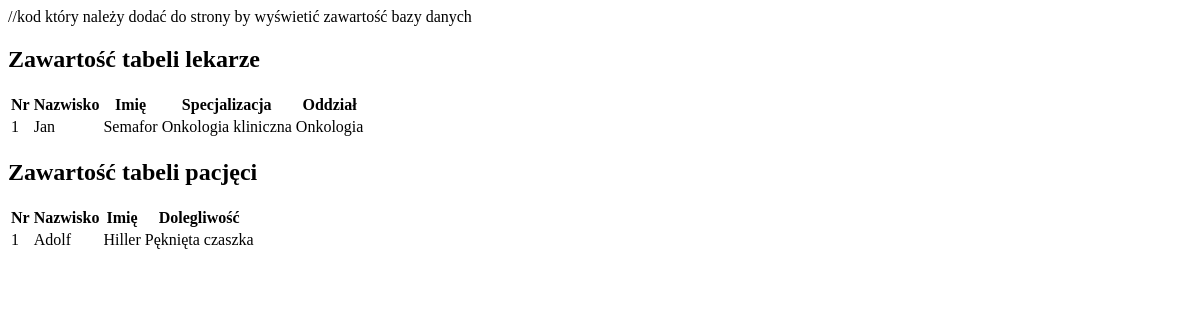
Before: / with the older database file.
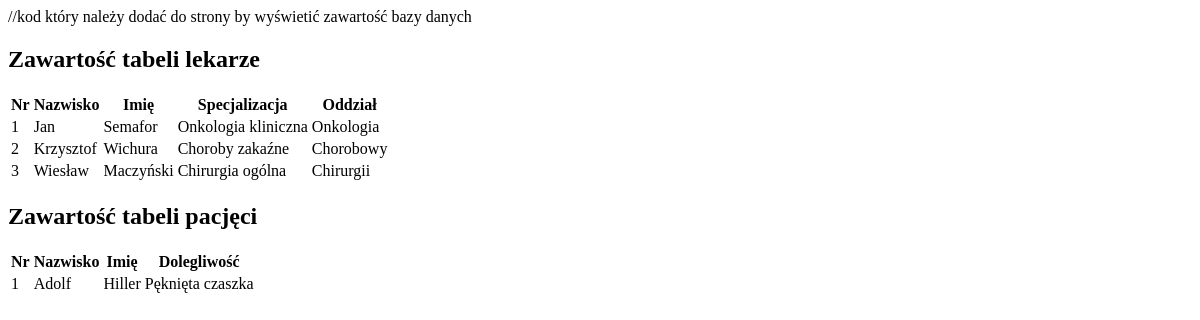
After: the same page with the newer database file.
### tables this page shows
CREATE TABLE `lekarze` (
  `Id_lekarza` int(60) NOT NULL,
  `Imię` varchar(60) NOT NULL,
  `Nazwisko` varchar(60) NOT NULL,
  `Specjalizacja` varchar(100) NOT NULL,
  `Oddział` varchar(100) NOT NULL
);

### szpital.php (the view, shortened to what this page needs)
<?php
class szpital{
    private $polaczenie;
    private $komunikat='';
    private function nawiazPolaczenie(){
		$this->polaczenie = new mysqli('localhost','root','','szpital');
        mysqli_set_charset($this->polaczenie,'utf8');
    }
    private function wyswietlTabele(){
        $zapytanie='SELECT * FROM lekarze ORDER BY Id_lekarza';
        $wynik_zapytania=$this->polaczenie->query($zapytanie);
        $tmp = '<h2>Zawartość tabeli lekarze</h2><table>';
		 $tmp .= "<tr><th>Nr</th><th>Nazwisko</th><th>Imię</th><th>Specjalizacja</th><th>Oddział</th></tr>";
		 $i=1;
         while($obiekt=mysqli_fetch_object($wynik_zapytania)){
            $tmp .= "<tr><td>$i</td><td>$obiekt->Imię</td><td>$obiekt->Nazwisko</td><td>$obiekt->Specjalizacja</td><td>$obiekt->Oddział</td></tr>";
             $i++;
        }
        return $tmp .'</table>';
    }
    function wyswietlStrone(){
        $tmp = $this->wyswietlTabele();
        $tmp .= $this->komunikat;
        return $tmp;
    }
	private function wyswietlTabele2(){
        $zapytanie='SELECT * FROM pacjęci ORDER BY Id_pacjęta';
        $wynik_zapytania=$this->polaczenie->query($zapytanie);
        $tmp = '<h2>Zawartość tabeli pacjęci</h2><table>';
		 $tmp .= "<tr><th>Nr</th><th>Nazwisko</th><th>Imię</th><th>Dolegliwość</th></tr>";
		 $i=1;
         while($obiekt=mysqli_fetch_object($wynik_zapytania)){
            $tmp .= "<tr><td>$i</td><td>$obiekt->Imię</td><td>$obiekt->Nazwisko</td><td>$obiekt->Dolegliwość</td></tr>";
             $i++;
        }
        return $tmp .'</table>';
    }
    function wyswietlStrone2(){
        $tmp = $this->wyswietlTabele2();
        $tmp .= $this->komunikat;
        return $tmp;
    }
}
?>

### index.php (shortened to what this page needs)
<?php
include 'szpital.php';
$szpital = new szpital();
?>
<html>
<head>
</head>
<body>
<?php echo $szpital->wyswietlStrone();  ?>
<?php echo $szpital->wyswietlStrone2(); ?>
</body>
</html>

Changed rows visible on the page:
added lekarze: Imię "Krzysztof", Nazwisko "Wichura", Specjalizacja "Choroby zakaźne", Oddział "Chorobowy"
added lekarze: Imię "Wiesław", Nazwisko "Maczyński", Specjalizacja "Chirurgia ogólna", Oddział "Chirurgii"
